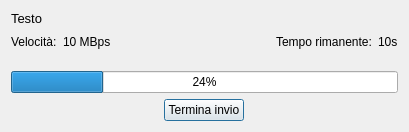
<?xml version="1.0" encoding="UTF-8"?>
<ui version="4.0">
 <class>ProgressDialog</class>
 <widget class="QDialog" name="ProgressDialog">
  <property name="geometry">
   <rect>
    <x>0</x>
    <y>0</y>
    <width>409</width>
    <height>132</height>
   </rect>
  </property>
  <property name="windowTitle">
   <string>Trasferimento file</string>
  </property>
  <layout class="QVBoxLayout" name="verticalLayout">
   <item>
    <widget class="QLabel" name="textLabel">
     <property name="font">
      <font>
       <pointsize>10</pointsize>
      </font>
     </property>
     <property name="text">
      <string>Testo</string>
     </property>
    </widget>
   </item>
   <item>
    <layout class="QHBoxLayout" name="timeAndSpeedLayout">
     <item>
      <widget class="QLabel" name="speedLabel">
       <property name="text">
        <string>Velocità:</string>
       </property>
      </widget>
     </item>
     <item>
      <widget class="QLabel" name="speedText">
       <property name="text">
        <string>10 MBps</string>
       </property>
      </widget>
     </item>
     <item>
      <spacer name="horizontalSpacer">
       <property name="orientation">
        <enum>Qt::Horizontal</enum>
       </property>
       <property name="sizeHint" stdset="0">
        <size>
         <width>40</width>
         <height>20</height>
        </size>
       </property>
      </spacer>
     </item>
     <item>
      <widget class="QLabel" name="timeLabel">
       <property name="text">
        <string>Tempo rimanente:</string>
       </property>
      </widget>
     </item>
     <item>
      <widget class="QLabel" name="timeText">
       <property name="text">
        <string>10s</string>
       </property>
      </widget>
     </item>
    </layout>
   </item>
   <item>
    <spacer name="verticalSpacer">
     <property name="orientation">
      <enum>Qt::Vertical</enum>
     </property>
     <property name="sizeHint" stdset="0">
      <size>
       <width>20</width>
       <height>40</height>
      </size>
     </property>
    </spacer>
   </item>
   <item>
    <widget class="QProgressBar" name="progressBar">
     <property name="value">
      <number>24</number>
     </property>
    </widget>
   </item>
   <item alignment="Qt::AlignHCenter">
    <widget class="QPushButton" name="endButton">
     <property name="maximumSize">
      <size>
       <width>100</width>
       <height>16777215</height>
      </size>
     </property>
     <property name="text">
      <string>Termina invio</string>
     </property>
    </widget>
   </item>
  </layout>
 </widget>
 <resources/>
 <connections/>
</ui>
